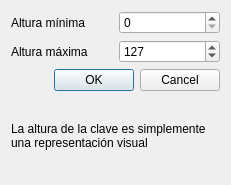
<?xml version="1.0" encoding="UTF-8"?>
<ui version="4.0">
 <class>AlturaDialog</class>
 <widget class="QDialog" name="AlturaDialog">
  <property name="geometry">
   <rect>
    <x>0</x>
    <y>0</y>
    <width>231</width>
    <height>185</height>
   </rect>
  </property>
  <property name="windowTitle">
   <string>Dialog</string>
  </property>
  <layout class="QVBoxLayout" name="verticalLayout">
   <item>
    <layout class="QHBoxLayout" name="horizontalLayout">
     <item>
      <widget class="QLabel" name="label_min">
       <property name="text">
        <string>Altura mínima</string>
       </property>
      </widget>
     </item>
     <item>
      <widget class="QSpinBox" name="sb_minimum">
       <property name="maximum">
        <number>99999</number>
       </property>
      </widget>
     </item>
    </layout>
   </item>
   <item>
    <layout class="QHBoxLayout" name="horizontalLayout_2">
     <item>
      <widget class="QLabel" name="label_max">
       <property name="text">
        <string>Altura máxima</string>
       </property>
      </widget>
     </item>
     <item>
      <widget class="QSpinBox" name="sb_maximum">
       <property name="minimum">
        <number>0</number>
       </property>
       <property name="maximum">
        <number>99999</number>
       </property>
       <property name="value">
        <number>127</number>
       </property>
      </widget>
     </item>
    </layout>
   </item>
   <item>
    <widget class="QDialogButtonBox" name="buttonBox">
     <property name="orientation">
      <enum>Qt::Horizontal</enum>
     </property>
     <property name="standardButtons">
      <set>QDialogButtonBox::Cancel|QDialogButtonBox::Ok</set>
     </property>
    </widget>
   </item>
   <item>
    <widget class="QLabel" name="label">
     <property name="text">
      <string>La altura de la clave es simplemente 
una representación visual</string>
     </property>
    </widget>
   </item>
  </layout>
 </widget>
 <resources/>
 <connections>
  <connection>
   <sender>buttonBox</sender>
   <signal>accepted()</signal>
   <receiver>AlturaDialog</receiver>
   <slot>accept()</slot>
   <hints>
    <hint type="sourcelabel">
     <x>248</x>
     <y>254</y>
    </hint>
    <hint type="destinationlabel">
     <x>157</x>
     <y>274</y>
    </hint>
   </hints>
  </connection>
  <connection>
   <sender>buttonBox</sender>
   <signal>rejected()</signal>
   <receiver>AlturaDialog</receiver>
   <slot>reject()</slot>
   <hints>
    <hint type="sourcelabel">
     <x>316</x>
     <y>260</y>
    </hint>
    <hint type="destinationlabel">
     <x>286</x>
     <y>274</y>
    </hint>
   </hints>
  </connection>
 </connections>
</ui>
